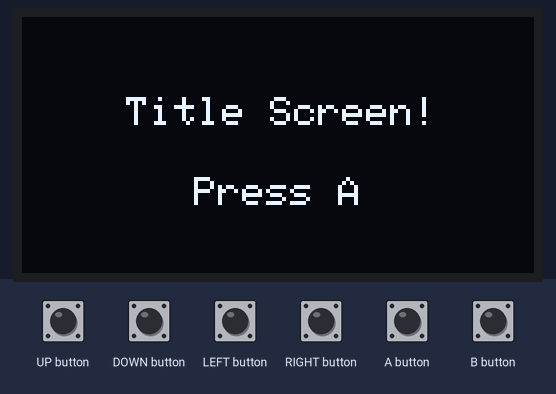
The sketch below on a simulated Arduboy, built with avr-gcc and run on an emulated ATmega32U4. On the bench: 128×64 one-colour display. The test bench sets the inputs (shaded band).

Above: at 1.2 s.
1.3 s: A button pressed for 0.15 s
At 1.7 s:
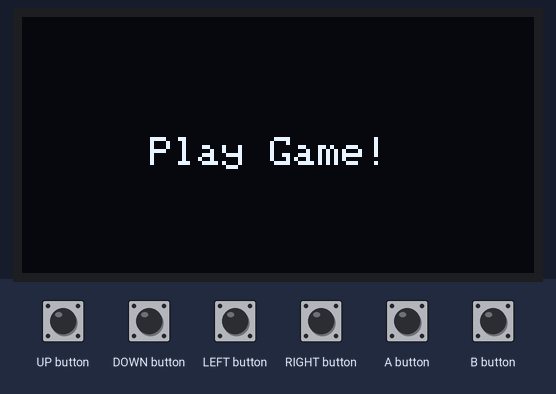
2.9 s: A button pressed for 1 s
At 3.3 s:
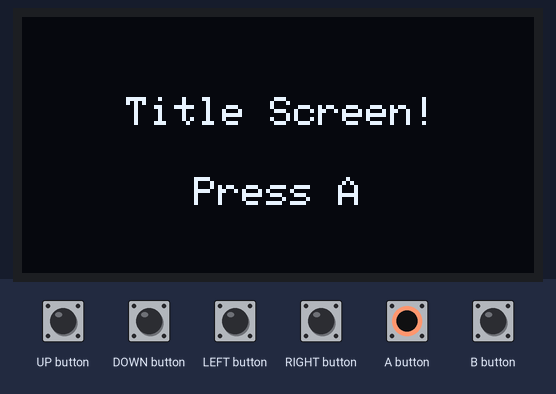
Timing chart, 0 to 5.9 s (numbered marks = the images above; inputs shaded):
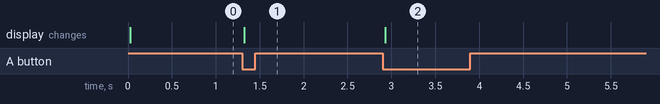

Measured:
- after the input at 1.3 s, the display: changes at once (image 1)
- after the input at 2.9 s, the display: changes at once (image 2)

The sketch:

StateMachine.ino
```cpp
#include <Arduboy2.h>
Arduboy2 arduboy;

enum GameState {
  Title_Init,
  Title,
  PlayGame_Init,
  PlayGame,
};

GameState gameState = GameState::Title_Init;

void setup() {

  arduboy.boot();
  gameState = GameState::Title_Init;

}

void loop() {

  if (!arduboy.nextFrame()) return;
  arduboy.pollButtons();
  arduboy.clear();

  switch (gameState) {

    case GameState::Title_Init:
      title_Init();
      [[fallthrough]]

    case GameState::Title:
      title();
      break;

    case GameState::PlayGame_Init:
      playGame_Init();
      [[fallthrough]]

    case GameState::PlayGame:
      playGame();
      break;

    default: break;

  }

  arduboy.display();

}

// ----------------------------------------------------------------------------
//  Title state ..
//
void title_Init() {

  gameState = GameState::Title;

}

void title() {

  // Handle input ..

  if (arduboy.justPressed(A_BUTTON)) {
    gameState = GameState::PlayGame_Init;
  }

  // Render screen ..

  arduboy.setCursor(26, 20);
  arduboy.print(F("Title Screen!"));

  arduboy.setCursor(43, 40);
  arduboy.print(F("Press A"));

}


// ----------------------------------------------------------------------------
//  Game state ..
//
void playGame_Init() {

  gameState = GameState::PlayGame;

}

void playGame() {

  // Handle input ..

  if (arduboy.justPressed(A_BUTTON)) {
    gameState = GameState::Title_Init;
  }


  // Render screen ..

  arduboy.setCursor(32, 30);
  arduboy.print(F("Play Game!"));

}
```
